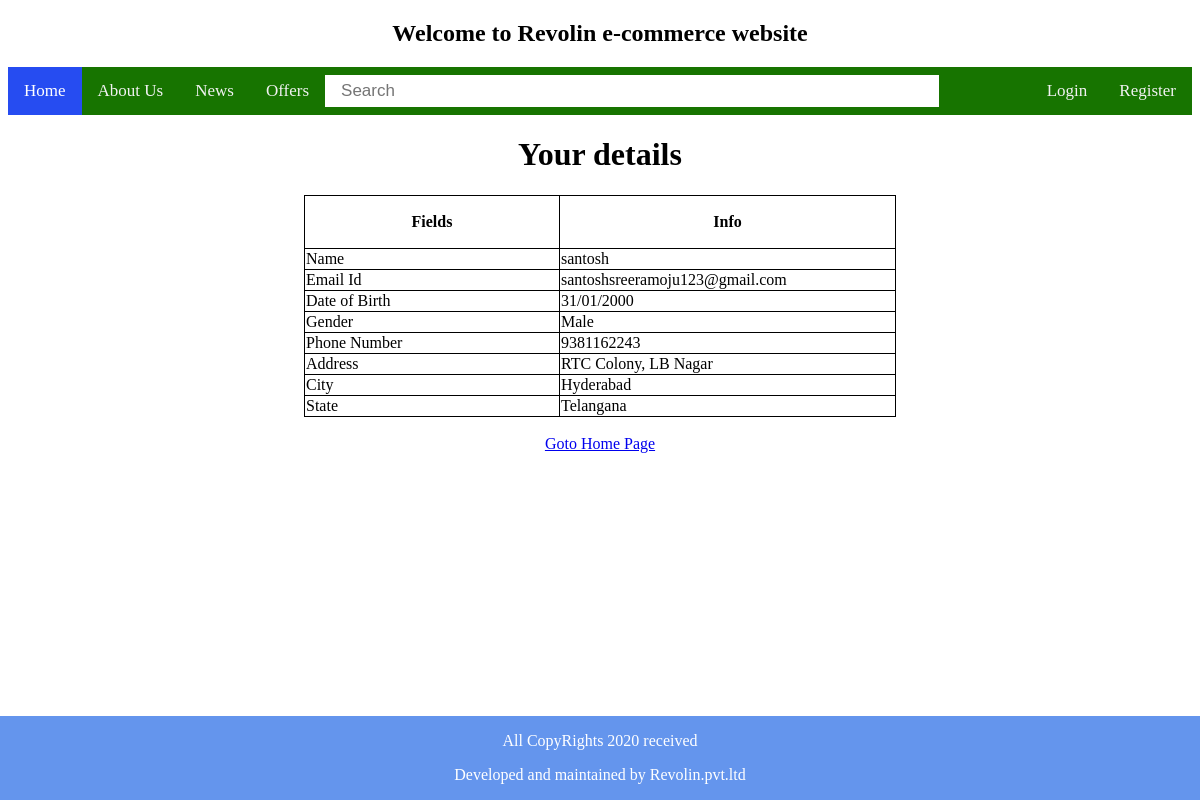
The page /accounts/profile/1/ on the database its author committed.
### accounts/models.py (models this page shows, shortened)
class UserRegister(models.Model):
    user_name = models.CharField(max_length=50)
    user_email = models.EmailField()
    user_dob = models.CharField(max_length=10)
    user_gender = models.CharField(max_length=10)
    user_phonenumber = models.IntegerField()
    user_city = models.CharField(max_length=50)
    user_state = models.CharField(max_length=50)
    user_password = models.CharField(max_length=100)
    user_address = models.TextField(default=None)

### accounts/views.py (the view)
# urls.py: path('profile/<int:userid>/', profile, name="profile"),
def profile(request, userid):                                   # Profile data page
    if User.is_authenticated:
        text = "Your details"
        print(userid)
        print(type(userid))
        current_user = User.objects.get(pk = userid)
        print(type(current_user))
        profile_user = UserRegister.objects.get(user_name= current_user.username)
        print(type(profile_user))
        return render(request, 'profile.html', {'profile_user':profile_user, 'text':text})
    else:
        text="Please Login in to your account !!!"
        return render(request, 'note.html', {'text': text})

### templates/profile.html (shortened to what this page needs)
{% extends "index.html" %}
{% load static %}
{% block content %}
    <center><h1>{{text}}</h1></center>
    <center>
    <table>
    <tr>
        <th>Fields</th>
        <th>Info</th>
    </tr>
    <tr>
        <td>Name</td>
        <td>{{profile_user.user_name}}</td>
    </tr>
    <tr>
        <td>Email Id</td>
        <td>{{profile_user.user_email}}</td>
    </tr>
    <tr>
        <td>Date of Birth</td>
        <td>{{profile_user.user_dob}}</td>
    </tr>
    <tr>
        <td>Gender</td>
        <td>{{profile_user.user_gender}}</td>
    </tr>
    <tr>
        <td>Phone Number</td>
        <td>{{profile_user.user_phonenumber}}</td>
    </tr>
    <tr>
        <td>Address</td>
        <td>{{profile_user.user_address}}</td>
    </tr>
    <tr>
        <td>City</td>
        <td>{{profile_user.user_city}}</td>
    </tr>
    <tr>
        <td>State</td>
        <td>{{profile_user.user_state}}</td>
    </tr>
    </table>
    <br>
    {% if user.id %}
    <a href="{% url "editprofile" user.id %}"><input type="button" value="Edit" name="Edit"></a>
    {% else %}
        <a href="{% url "" %}">Goto Home Page</a>
    {% endif %}
</center>
{% endblock %}

### templates/profile.html (style rules this page uses)
table, td, th { border: 1px solid black; }
table { border-collapse: collapse; width: 50%; }
th { height: 50px; }
td { width: 25%; }

### rows shown on the page
UserRegister: user_name "santosh", user_email "santoshsreeramoju123@gmail.com", user_dob "31/01/2000", user_gender "Male", user_phonenumber "9381162243", user_address "RTC Colony, LB Nagar", user_city "Hyderabad", user_state "Telangana"

### other values the page prints
{{ text }} "Your details"
